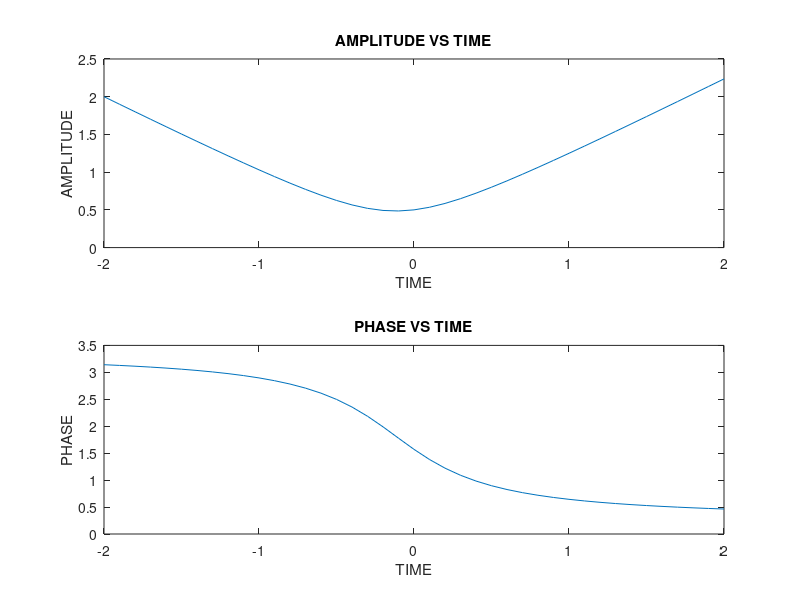

Source code (MATLAB):
t=(0:0.1:4);
fn=((1+0.25i)*t)-2.0;
amp=abs(fn);
phase=angle(fn);
figure(1);
subplot(2,1,1)
plot(fn,amp);
hold on;
title('AMPLITUDE VS TIME');
xlabel('TIME');
ylabel('AMPLITUDE');
subplot(2,1,2)
plot(fn,phase);
hold off;
title('PHASE VS TIME');
xlabel('TIME');
ylabel('PHASE');